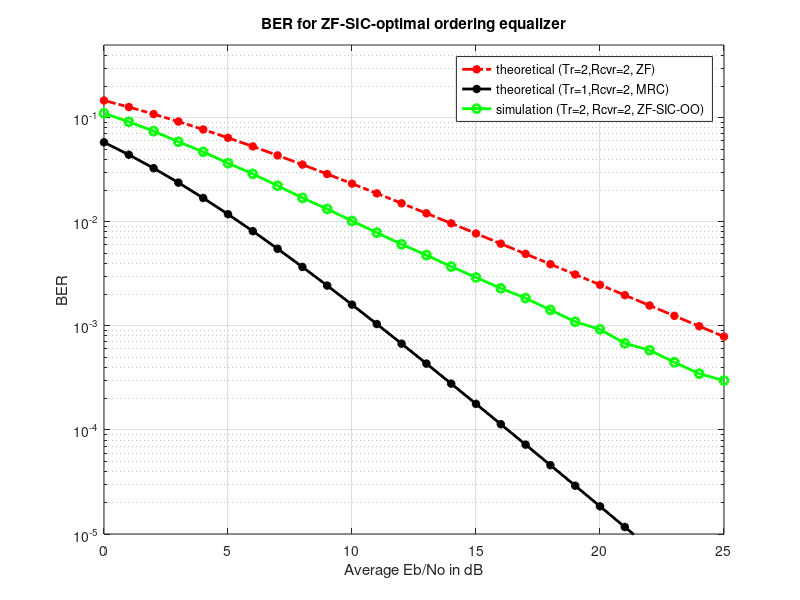

Write the MATLAB code that produced this figure.
%Zero Forcing Equalization with Successive Interference 
%Cancellation (ZF-SIC) with optimal ordering

clear
N =  10^6; %Num of bits/Symbols
Eb_N0_dB = [0:25]; %Range of Eb/No values
Tr = 2;
Rcvr = 2;
for i = 1:length(Eb_N0_dB)
    %%%%%%%%%Transmitter
    input = rand(1,N)>0.5; %Generating a random sequence
    s = 2*input-1; %BPSK is being done such that 0 becomes -1 and 1 becomes 0
    Modu_sig = kron(s,ones(Rcvr,1)); 
    Modu_sig = reshape(Modu_sig,[Rcvr,Tr,N/Tr]); %grouping in [Rcvr,Tr,N/Tr ] matrix
        h = 1/sqrt(2)*[randn(Rcvr,Tr,N/Tr) + j*randn(Rcvr,Tr,N/Tr)]; %Rayleigh channel
    n = 1/sqrt(2)*[randn(Rcvr,N/Tr) + j*randn(Rcvr,N/Tr)]; %white gaussian noise with 0 dB variance

    %%%%%%%%%%Noise being added to the channel
    y = squeeze(sum(h.*Modu_sig,2)) + 10^(-Eb_N0_dB(i)/20)*n;

    %%%%%%%%%%Receiver
    %Forming the ZF equalization matrix W = inv(H^H*H)*H^H
    %Inverse of a [2x2] matrix [a b; c d] = 1/(ad-bc)[d -b;-c a]
    Coeff_h = zeros(2,2,N/Tr)  ; 
    Coeff_h(1,1,:) =  sum(h(:,2,:).*conj(h(:,2,:)),1) ;  %d term
    Coeff_h(2,2,:) =  sum(h(:,1,:).*conj(h(:,1,:)),1) ;  %a term
    Coeff_h(2,1,:) = -sum(h(:,2,:).*conj(h(:,1,:)),1); %c term
    Coeff_h(1,2,:) = -sum(h(:,1,:).*conj(h(:,2,:)),1); %b term
    

    %Sorting the equalization matrix based on the channel power on each dimension
    %since the second spatial dimension is equalized first, the channel
    %with higher power assigned to second dimension
    normSS1 = squeeze(Coeff_h(2,2,:));
    normSS2 = squeeze(Coeff_h(1,1,:));
    sortIdx = find(normSS2 < normSS1);
   
    %sorting the H^H*H matrix 
    hCofSort = Coeff_h;
    hCofSort(2,2,sortIdx) = Coeff_h(1,1,sortIdx);
    hCofSort(1,1,sortIdx) = Coeff_h(2,2,sortIdx);
    hCofSort(1,2,sortIdx) = Coeff_h(2,1,sortIdx);
    hCofSort(2,1,sortIdx) = Coeff_h(1,2,sortIdx);
    Den_h = ((hCofSort(1,1,:).*hCofSort(2,2,:)) - (hCofSort(1,2,:).*hCofSort(2,1,:))); %ad-bc term
    Den_h = reshape(kron(reshape(Den_h,1,N/Tr),ones(2,2)),2,2,N/Tr);  %formatting for division
    hInvSort = hCofSort./Den_h; %inv(H^H*H)

    %sorting the H matrix
    hSort = h;
    hSort(:,2,sortIdx) = h(:,1,sortIdx);
    hSort(:,1,sortIdx) = h(:,2,sortIdx);

    %Equalization - Zero forcing
    hModSort =  reshape(conj(hSort),Rcvr,N); %H^H operation
    
    yModSort = kron(y,ones(1,2)); %formatting the received symbol for equalization
    yModSort = sum(hModSort.*yModSort,1); %H^H * y 
    yModSort =  kron(reshape(yModSort,2,N/Tr),ones(1,2)); %formatting
    yHatSort = sum(reshape(hInvSort,2,N).*yModSort,1); %inv(H^H*H)*H^H*y

    %receiver - hard decision decoding on second spatial dimension
    inputHat2SS = real(yHatSort(2:2:end))>0;
    inputHatMod2SS = 2*inputHat2SS-1;
    inputHatMod2SS = kron(inputHatMod2SS,ones(Rcvr,1));
    inputHatMod2SS = reshape(inputHatMod2SS,[Rcvr,1,N/Tr]);

    %new received symbol - removing the effect from second spatial dimension
    h2SS = hSort(:,2,:); %channel in the second spatial dimension
    r = y - squeeze(h2SS.*inputHatMod2SS);

    %maximal ratio combining - for symbol in the first spatial dimension
    h1SS = squeeze(hSort(:,1,:));
    yHat1SS = sum(conj(h1SS).*r,1)./sum(h1SS.*conj(h1SS),1);
    yHatSort(1:2:end) = yHat1SS;
  
    yHatSort = reshape(yHatSort,2,N/2) ;
    yHatSort(:,sortIdx) = flipud(yHatSort(:,sortIdx));
    Hat_out = reshape(yHatSort,1,N);

    %receiver - hard decision decoding
    inputHat = real(Hat_out)>0;

    %counting the errors
    Error(i) = size(find([input- inputHat]),2);

end

BER3 = Error/N; %simulated ber
EbN0Lin = 10.^(Eb_N0_dB/10);
th_BER_Rcvr1 = 0.5.*(1-1*(1+1./EbN0Lin).^(-0.5)); 
p = 1/2 - 1/2*(1+1./EbN0Lin).^(-1/2);
th_BERMRC_Rcvr2 = p.^2.*(1+2*(1-p)); 

close all
figure
semilogy(Eb_N0_dB,th_BER_Rcvr1,'-.r*','LineWidth',2);
hold on
semilogy(Eb_N0_dB,th_BERMRC_Rcvr2,'-k*','LineWidth',2);
hold on;
semilogy(Eb_N0_dB,BER3,'-go','LineWidth',2);
axis([0 25 10^-5 0.5])
grid on
legend('theoretical (Tr=2,Rcvr=2, ZF)', 'theoretical (Tr=1,Rcvr=2, MRC)', 'simulation (Tr=2, Rcvr=2, ZF-SIC-OO)');
xlabel('Average Eb/No in dB');
ylabel('BER');
title('BER for ZF-SIC-optimal ordering equalizer');

